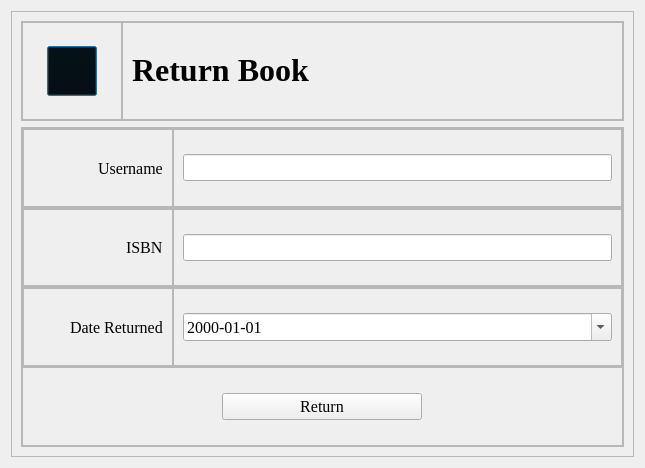
<?xml version="1.0" encoding="UTF-8"?>
<ui version="4.0">
 <class>returnBook</class>
 <widget class="QDialog" name="returnBook">
  <property name="geometry">
   <rect>
    <x>0</x>
    <y>0</y>
    <width>645</width>
    <height>468</height>
   </rect>
  </property>
  <property name="windowTitle">
   <string>Dialog</string>
  </property>
  <layout class="QHBoxLayout" name="horizontalLayout">
   <item>
    <widget class="QFrame" name="frame">
     <property name="frameShape">
      <enum>QFrame::StyledPanel</enum>
     </property>
     <property name="frameShadow">
      <enum>QFrame::Raised</enum>
     </property>
     <layout class="QVBoxLayout" name="verticalLayout">
      <item>
       <widget class="QFrame" name="frame_title">
        <property name="maximumSize">
         <size>
          <width>16777215</width>
          <height>100</height>
         </size>
        </property>
        <property name="frameShape">
         <enum>QFrame::StyledPanel</enum>
        </property>
        <property name="frameShadow">
         <enum>QFrame::Raised</enum>
        </property>
        <layout class="QHBoxLayout" name="horizontalLayout_2">
         <property name="spacing">
          <number>0</number>
         </property>
         <property name="leftMargin">
          <number>0</number>
         </property>
         <property name="topMargin">
          <number>0</number>
         </property>
         <property name="rightMargin">
          <number>0</number>
         </property>
         <property name="bottomMargin">
          <number>0</number>
         </property>
         <item>
          <widget class="QFrame" name="frame_back">
           <property name="minimumSize">
            <size>
             <width>100</width>
             <height>0</height>
            </size>
           </property>
           <property name="maximumSize">
            <size>
             <width>80</width>
             <height>16777215</height>
            </size>
           </property>
           <property name="frameShape">
            <enum>QFrame::StyledPanel</enum>
           </property>
           <property name="frameShadow">
            <enum>QFrame::Raised</enum>
           </property>
           <layout class="QHBoxLayout" name="horizontalLayout_3">
            <item>
             <widget class="QPushButton" name="pushButton_back">
              <property name="minimumSize">
               <size>
                <width>50</width>
                <height>50</height>
               </size>
              </property>
              <property name="maximumSize">
               <size>
                <width>50</width>
                <height>50</height>
               </size>
              </property>
              <property name="cursor">
               <cursorShape>PointingHandCursor</cursorShape>
              </property>
              <property name="styleSheet">
               <string notr="true">background:transparent;</string>
              </property>
              <property name="text">
               <string/>
              </property>
              <property name="icon">
               <iconset resource="Resource.qrc">
                <normaloff>:/rec/drive-download-20221026T014232Z-001/left.png</normaloff>:/rec/drive-download-20221026T014232Z-001/left.png</iconset>
              </property>
              <property name="iconSize">
               <size>
                <width>40</width>
                <height>40</height>
               </size>
              </property>
             </widget>
            </item>
           </layout>
          </widget>
         </item>
         <item>
          <widget class="QFrame" name="frame_name">
           <property name="frameShape">
            <enum>QFrame::StyledPanel</enum>
           </property>
           <property name="frameShadow">
            <enum>QFrame::Raised</enum>
           </property>
           <layout class="QHBoxLayout" name="horizontalLayout_4">
            <item>
             <widget class="QLabel" name="label_name">
              <property name="font">
               <font>
                <family>Times New Roman</family>
                <pointsize>24</pointsize>
                <bold>true</bold>
               </font>
              </property>
              <property name="text">
               <string>&lt;html&gt;&lt;head/&gt;&lt;body&gt;&lt;p&gt;&lt;span style=&quot; font-size:24pt; font-weight:700;&quot;&gt;Return Book&lt;/span&gt;&lt;/p&gt;&lt;/body&gt;&lt;/html&gt;</string>
              </property>
             </widget>
            </item>
           </layout>
          </widget>
         </item>
        </layout>
       </widget>
      </item>
      <item>
       <widget class="QFrame" name="frame_body">
        <property name="frameShape">
         <enum>QFrame::StyledPanel</enum>
        </property>
        <property name="frameShadow">
         <enum>QFrame::Raised</enum>
        </property>
        <layout class="QVBoxLayout" name="verticalLayout_2">
         <property name="spacing">
          <number>0</number>
         </property>
         <property name="leftMargin">
          <number>0</number>
         </property>
         <property name="topMargin">
          <number>0</number>
         </property>
         <property name="rightMargin">
          <number>0</number>
         </property>
         <property name="bottomMargin">
          <number>0</number>
         </property>
         <item>
          <widget class="QFrame" name="frame_user">
           <property name="frameShape">
            <enum>QFrame::StyledPanel</enum>
           </property>
           <property name="frameShadow">
            <enum>QFrame::Raised</enum>
           </property>
           <layout class="QHBoxLayout" name="horizontalLayout_5">
            <property name="spacing">
             <number>0</number>
            </property>
            <property name="leftMargin">
             <number>0</number>
            </property>
            <property name="topMargin">
             <number>0</number>
            </property>
            <property name="rightMargin">
             <number>0</number>
            </property>
            <property name="bottomMargin">
             <number>0</number>
            </property>
            <item>
             <widget class="QFrame" name="frame_usertxxt">
              <property name="minimumSize">
               <size>
                <width>150</width>
                <height>0</height>
               </size>
              </property>
              <property name="maximumSize">
               <size>
                <width>150</width>
                <height>16777215</height>
               </size>
              </property>
              <property name="frameShape">
               <enum>QFrame::StyledPanel</enum>
              </property>
              <property name="frameShadow">
               <enum>QFrame::Raised</enum>
              </property>
              <layout class="QHBoxLayout" name="horizontalLayout_10">
               <item alignment="Qt::AlignRight">
                <widget class="QLabel" name="label_user">
                 <property name="maximumSize">
                  <size>
                   <width>110</width>
                   <height>40</height>
                  </size>
                 </property>
                 <property name="font">
                  <font>
                   <family>Times New Roman</family>
                   <pointsize>12</pointsize>
                  </font>
                 </property>
                 <property name="text">
                  <string>Username</string>
                 </property>
                 <property name="scaledContents">
                  <bool>true</bool>
                 </property>
                </widget>
               </item>
              </layout>
             </widget>
            </item>
            <item>
             <widget class="QFrame" name="frame_usertxt">
              <property name="frameShape">
               <enum>QFrame::StyledPanel</enum>
              </property>
              <property name="frameShadow">
               <enum>QFrame::Raised</enum>
              </property>
              <layout class="QVBoxLayout" name="verticalLayout_3">
               <item>
                <widget class="QLineEdit" name="lineEdit_user">
                 <property name="font">
                  <font>
                   <family>Times New Roman</family>
                   <pointsize>12</pointsize>
                  </font>
                 </property>
                </widget>
               </item>
              </layout>
             </widget>
            </item>
           </layout>
          </widget>
         </item>
         <item>
          <widget class="QFrame" name="frame_isbn">
           <property name="frameShape">
            <enum>QFrame::StyledPanel</enum>
           </property>
           <property name="frameShadow">
            <enum>QFrame::Raised</enum>
           </property>
           <layout class="QHBoxLayout" name="horizontalLayout_6">
            <property name="spacing">
             <number>0</number>
            </property>
            <property name="leftMargin">
             <number>0</number>
            </property>
            <property name="topMargin">
             <number>0</number>
            </property>
            <property name="rightMargin">
             <number>0</number>
            </property>
            <property name="bottomMargin">
             <number>0</number>
            </property>
            <item>
             <widget class="QFrame" name="frame_isbnlable">
              <property name="minimumSize">
               <size>
                <width>150</width>
                <height>0</height>
               </size>
              </property>
              <property name="maximumSize">
               <size>
                <width>150</width>
                <height>16777215</height>
               </size>
              </property>
              <property name="frameShape">
               <enum>QFrame::StyledPanel</enum>
              </property>
              <property name="frameShadow">
               <enum>QFrame::Raised</enum>
              </property>
              <layout class="QHBoxLayout" name="horizontalLayout_9">
               <item alignment="Qt::AlignRight">
                <widget class="QLabel" name="label_isbn">
                 <property name="maximumSize">
                  <size>
                   <width>110</width>
                   <height>40</height>
                  </size>
                 </property>
                 <property name="font">
                  <font>
                   <family>Times New Roman</family>
                   <pointsize>12</pointsize>
                  </font>
                 </property>
                 <property name="text">
                  <string>ISBN</string>
                 </property>
                 <property name="scaledContents">
                  <bool>true</bool>
                 </property>
                </widget>
               </item>
              </layout>
             </widget>
            </item>
            <item>
             <widget class="QFrame" name="frame_isbntxt">
              <property name="frameShape">
               <enum>QFrame::StyledPanel</enum>
              </property>
              <property name="frameShadow">
               <enum>QFrame::Raised</enum>
              </property>
              <layout class="QVBoxLayout" name="verticalLayout_4">
               <item>
                <widget class="QLineEdit" name="lineEdit_isbn">
                 <property name="font">
                  <font>
                   <family>Times New Roman</family>
                   <pointsize>12</pointsize>
                  </font>
                 </property>
                </widget>
               </item>
              </layout>
             </widget>
            </item>
           </layout>
          </widget>
         </item>
         <item>
          <widget class="QFrame" name="frame_issue">
           <property name="frameShape">
            <enum>QFrame::StyledPanel</enum>
           </property>
           <property name="frameShadow">
            <enum>QFrame::Raised</enum>
           </property>
           <layout class="QHBoxLayout" name="horizontalLayout_11">
            <property name="spacing">
             <number>0</number>
            </property>
            <property name="leftMargin">
             <number>0</number>
            </property>
            <property name="topMargin">
             <number>0</number>
            </property>
            <property name="rightMargin">
             <number>0</number>
            </property>
            <property name="bottomMargin">
             <number>0</number>
            </property>
            <item>
             <widget class="QFrame" name="frame_issuelable">
              <property name="minimumSize">
               <size>
                <width>100</width>
                <height>0</height>
               </size>
              </property>
              <property name="maximumSize">
               <size>
                <width>150</width>
                <height>16777215</height>
               </size>
              </property>
              <property name="frameShape">
               <enum>QFrame::StyledPanel</enum>
              </property>
              <property name="frameShadow">
               <enum>QFrame::Raised</enum>
              </property>
              <layout class="QHBoxLayout" name="horizontalLayout_12">
               <item alignment="Qt::AlignRight">
                <widget class="QLabel" name="label_issue">
                 <property name="maximumSize">
                  <size>
                   <width>110</width>
                   <height>40</height>
                  </size>
                 </property>
                 <property name="font">
                  <font>
                   <family>Times New Roman</family>
                   <pointsize>12</pointsize>
                  </font>
                 </property>
                 <property name="text">
                  <string>Date Returned</string>
                 </property>
                 <property name="scaledContents">
                  <bool>true</bool>
                 </property>
                </widget>
               </item>
              </layout>
             </widget>
            </item>
            <item>
             <widget class="QFrame" name="frame_issue_2">
              <property name="frameShape">
               <enum>QFrame::StyledPanel</enum>
              </property>
              <property name="frameShadow">
               <enum>QFrame::Raised</enum>
              </property>
              <layout class="QVBoxLayout" name="verticalLayout_6">
               <item>
                <widget class="QDateEdit" name="dateEdit_issue">
                 <property name="font">
                  <font>
                   <family>Times New Roman</family>
                   <pointsize>12</pointsize>
                  </font>
                 </property>
                 <property name="displayFormat">
                  <string>yyyy-MM-dd</string>
                 </property>
                 <property name="calendarPopup">
                  <bool>true</bool>
                 </property>
                </widget>
               </item>
              </layout>
             </widget>
            </item>
           </layout>
          </widget>
         </item>
         <item>
          <widget class="QFrame" name="frame_2">
           <property name="frameShape">
            <enum>QFrame::StyledPanel</enum>
           </property>
           <property name="frameShadow">
            <enum>QFrame::Raised</enum>
           </property>
           <layout class="QHBoxLayout" name="horizontalLayout_13">
            <item>
             <widget class="QPushButton" name="pushButton">
              <property name="maximumSize">
               <size>
                <width>200</width>
                <height>16777215</height>
               </size>
              </property>
              <property name="font">
               <font>
                <family>Times New Roman</family>
                <pointsize>12</pointsize>
               </font>
              </property>
              <property name="text">
               <string>Return</string>
              </property>
             </widget>
            </item>
           </layout>
          </widget>
         </item>
        </layout>
       </widget>
      </item>
     </layout>
    </widget>
   </item>
  </layout>
 </widget>
 <resources>
  <include location="Resource.qrc"/>
 </resources>
 <connections/>
</ui>
